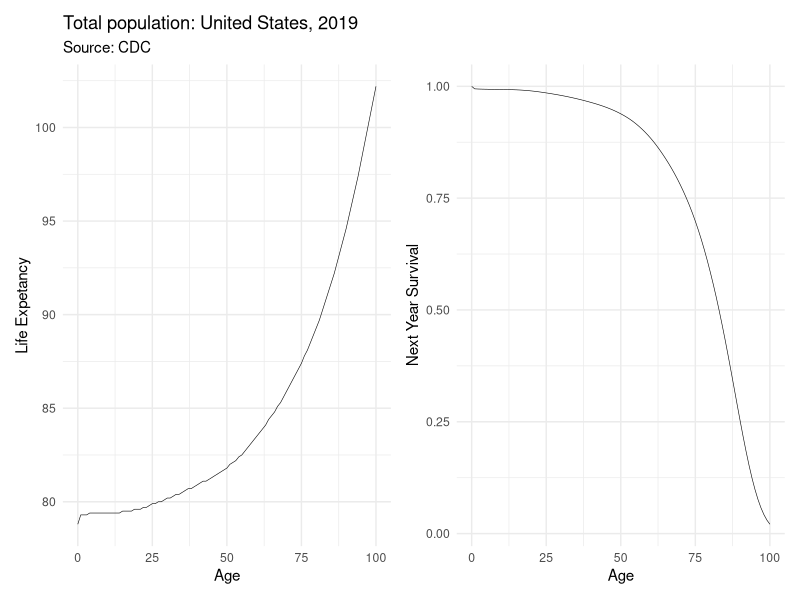

This figure's R source:
library(tidyverse)
library(patchwork)
#theme_set(ggdist::theme_ggdist())
theme_set(theme_minimal())

d <- read_csv("life-expectancy/2019-Table01.csv")
d <- d %>% 
  head(., -2) %>%
  mutate(age_start = sub("\\–.*", "", age))
d$age_start[dim(d)[1]] <- "100"
d$age_start <- as.numeric(d$age_start)

d <- d %>%
  mutate(ex_life_at = ex_life + age_start)

p1 <- ggplot(d, aes(age_start, ex_life_at))
p1 <- p1 + geom_line(size = 0.2) + xlab("Age") + ylab("Life Expetancy") +
  ggtitle("Total population: United States, 2019", subtitle = "Source: CDC")

p2 <- ggplot(d, aes(age_start, surv/100000))
p2 <- p2 + geom_line(size = 0.2) + xlab("Age") + ylab("Next Year Survival") 
#ggtitle("Total population: United States, 2019", subtitle = "Source: CDC")

print(p1 + p2)

